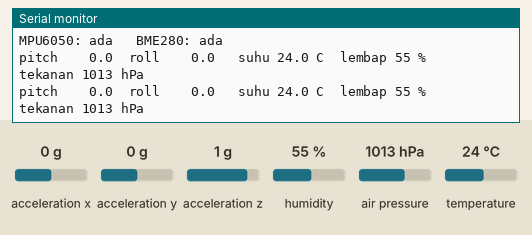
The sketch below on a simulated ESP32. Shown: the last lines printed to the serial monitor. Wiring (inferred from the names in the program): MPU-6050 motion sensor at I2C address 0x68. The test bench sets the inputs (shaded band); at power-on: acceleration x 0 g, acceleration y 0 g, acceleration z 1 g, humidity 55 %, air pressure 1013 hPa, temperature 24 °C.

Above: at 1.7 s.
1.8 s: acceleration x set to -1.4 g
At 3.0 s:
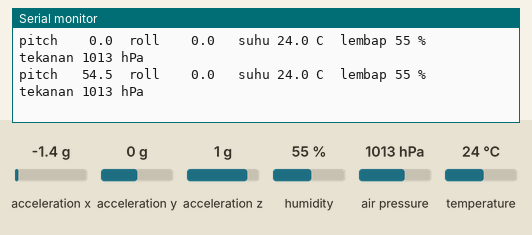
5.0 s: acceleration y set to -1.4 g
At 6.4 s:
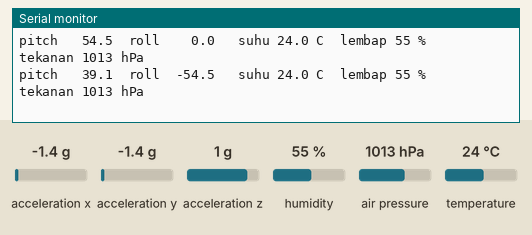
8.0 s: acceleration z set to -1.4 g
At 9.4 s:
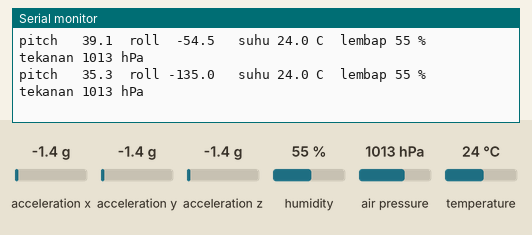
11.0 s: acceleration x set to 0 g
At 12.4 s:
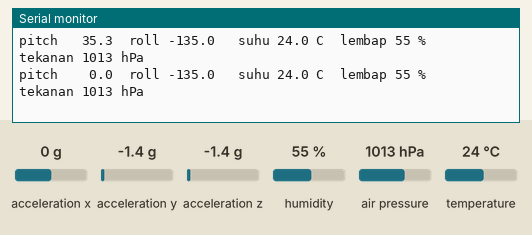
14.0 s: acceleration y set to 0 g
At 15.4 s:
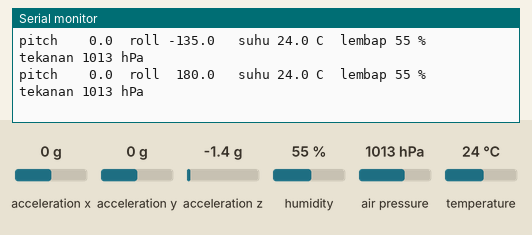
17.0 s: acceleration x set to 0.8 g
At 18.2 s:
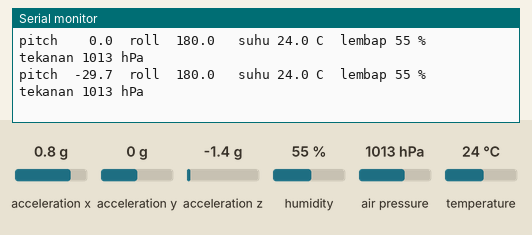

The sketch:

tes_i2c.ino
```cpp
// TES I2C: cari alamat perangkat, lalu baca MPU6050 (kemiringan) dan BME280 atau DHT11 (cuaca).
// Alamat yang benar: 0x68 = MPU6050, 0x76 atau 0x77 = BME280.
#include <Wire.h>
#include <Adafruit_BME280.h>
#include <DHT.h>

Adafruit_BME280 bme;
DHT dht(5, DHT11);
bool adaBME = false, adaMPU = false;

void setup() {
  Serial.begin(115200);
  delay(500);
  Wire.begin(21, 22);
  Serial.println("Mencari perangkat I2C...");
  for (byte a = 1; a < 127; a++) {
    Wire.beginTransmission(a);
    if (Wire.endTransmission() == 0) Serial.printf("  ditemukan di 0x%02X\n", a);
  }
  Wire.beginTransmission(0x68);
  adaMPU = Wire.endTransmission() == 0;
  if (adaMPU) { Wire.beginTransmission(0x68); Wire.write(0x6B); Wire.write(0); Wire.endTransmission(); }
  adaBME = bme.begin(0x76) || bme.begin(0x77);
  if (!adaBME) dht.begin();
  Serial.printf("MPU6050: %s   BME280: %s\n", adaMPU ? "ada" : "TIDAK", adaBME ? "ada" : "TIDAK (pakai DHT11 di GPIO 5)");
}

void loop() {
  if (adaMPU) {
    Wire.beginTransmission(0x68); Wire.write(0x3B); Wire.endTransmission(false);
    Wire.requestFrom(0x68, 6);
    int16_t ax = (Wire.read() << 8) | Wire.read();
    int16_t ay = (Wire.read() << 8) | Wire.read();
    int16_t az = (Wire.read() << 8) | Wire.read();
    float pitch = atan2(-ax, sqrt((float)ay * ay + (float)az * az)) * 57.3;
    float roll  = atan2(ay, az) * 57.3;
    Serial.printf("pitch %6.1f  roll %6.1f   ", pitch, roll);
  }
  if (adaBME) Serial.printf("suhu %.1f C  lembap %.0f %%  tekanan %.0f hPa\n", bme.readTemperature(), bme.readHumidity(), bme.readPressure() / 100);
  else Serial.printf("suhu %.1f C  lembap %.0f %%\n", dht.readTemperature(), dht.readHumidity());
  delay(1000);
}
```

Measured:
- after the input at 1.8 s, the serial monitor: prints a new line after 0.72 s (image 1)
- after the input at 5.0 s, the serial monitor: prints a new line after 0.54 s (image 2)
- after the input at 8.0 s, the serial monitor: prints a new line after 0.55 s (image 3)
- after the input at 11.0 s, the serial monitor: prints a new line after 0.57 s (image 4)
- after the input at 14.0 s, the serial monitor: prints a new line after 0.58 s (image 5)
- after the input at 17.0 s, the serial monitor: prints a new line after 0.59 s (image 6)
